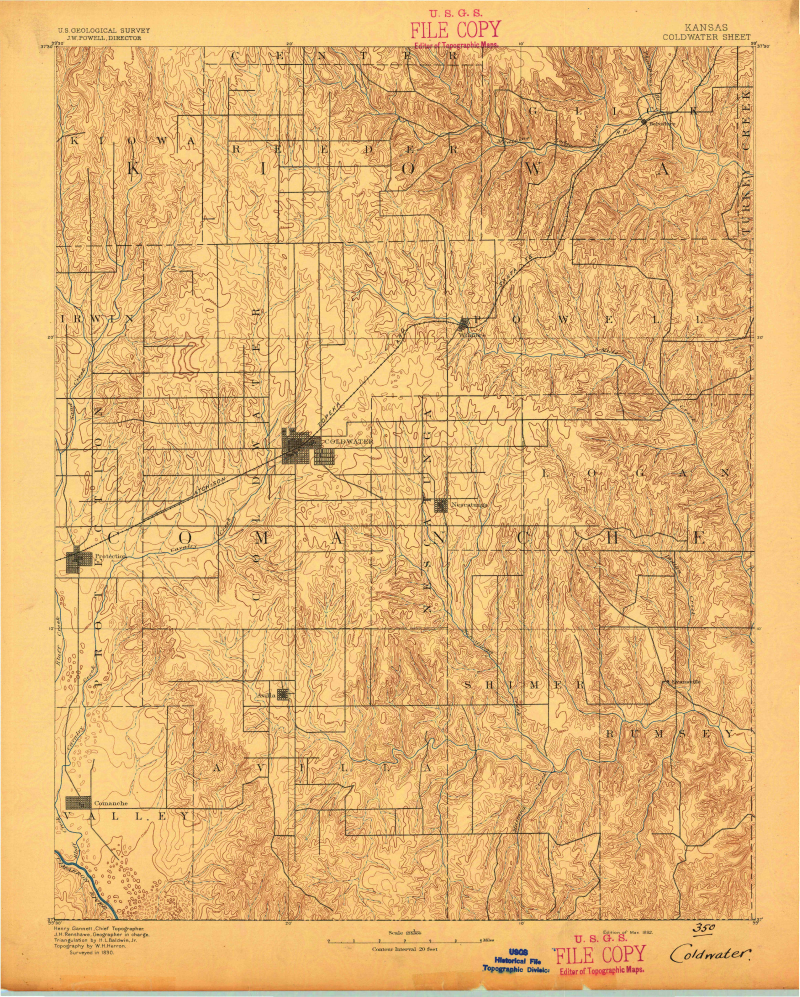
#> input picture data/KS_Coldwater_802112_1892_125000.jpg, 2398 x 2990 px (shown at 1/3 size)
$ python -i Helper.py   (imports and definitions only)
#> lines starting #> are read from the running program, lines starting #| are printed output that depends on the picture
import copy
import json
import math
import os
import re
from collections import deque

import cv2
import numpy as np
import pylab
from matplotlib import pyplot as plt

from function.CoNop import CoNop
from function.ImageHelper import ImageHelper

class STMExtract:
    @staticmethod
    def connnect_ctl(img, distance=70, step=10, num=3):
        # img = cv2.cvtColor(img, cv2.COLOR_BGR2GRAY)
        _, pruning_img = cv2.threshold(img, 128, 255, cv2.THRESH_BINARY)

        before_drawed_image = copy.deepcopy(pruning_img)
        endpoints = ImageHelper.detect_endpoints(pruning_img)
        endpoints = [list(t) for t in endpoints]
        print(endpoints)

        # [10 lines of commented-out code are left out]
        count = 0
        while (count < 1):
            match_points_pairs = []
            relative_points_new = copy.deepcopy(endpoints)
            for point in relative_points_new:
                point.append(False)

            for point in relative_points_new:
                if point[0] == 1087 and point[1] == 386:
                    print(1)
                if not point[2]:
                    match_point = ImageHelper.connectCtl_allmap(point, pruning_img, endpoints, distance, step)
                    if match_point != (-1, -1):
                        drawed_image, line_image = ImageHelper.draw_line_on_binary_image_two_step(before_drawed_image,
                                                                                                  point[:2], match_point)
                        # drawed_image, line_image = ImageHelper.draw_spline_polyline(point[:2], match_point, before_drawed_image)
                        result_image = cv2.bitwise_or(line_image, before_drawed_image)

                        # 进行按位与运算,判断是否与原图(注意是与没有连接的原图)相交
                        count_ones = np.prod(result_image.shape) - np.count_nonzero(result_image)  # 统计像素值为0的数量
                        if count_ones <= num:
                            match_points_pairs.append((point[:2], match_point))

                        before_drawed_image = drawed_image
                        point[2] = True
            before_drawed_image = copy.deepcopy(pruning_img)

            # points补充
            # pairs = [((),()),((),()),((),()),((),())]
            # for pair in pairs:
            #     match_points_pairs.append(pair)

            # 找到共用同一个点的线
            result = STMExtract.find_shared_point_pairs(match_points_pairs)
            print(result)
            for pair in result:
                for item in pair:
                    if item in match_points_pairs:
                        match_points_pairs.remove(item)

            for pair in result:
                # share_point = find_shared_point(pair)
                target_index = -1
                num = 0
                new_cost = 99999
                for index_p, item in enumerate(pair):
                    cost = STMExtract.calculater_angle(item, before_drawed_image)
                    if cost < new_cost:
                        target_index = index_p
                        new_cost = cost
                    num += 1
                match_points_pairs.append(pair[target_index])

            unique_pairs = set()
            unique_points = []
            for pair in match_points_pairs:
                sorted_pair = tuple(sorted(map(tuple, pair)))
                if sorted_pair not in unique_pairs:
                    unique_pairs.add(sorted_pair)
                    unique_points.append(pair)

            # 根据匹配的线对画图
            for line in unique_points:
                # drawed_image, line_image = ImageHelper.draw_line_on_binary_image_two_step( before_drawed_image, line[0], line[1])
                drawed_image, line_image = ImageHelper.draw_spline_polyline(line[0], line[1], before_drawed_image)
                if drawed_image is not None:
                    before_drawed_image = drawed_image

            print(match_points_pairs)

            # [32 lines of commented-out code are left out]

            count += 1

            # [6 lines of commented-out code are left out]
            result_image = STMExtract.compare_and_show(pruning_img, before_drawed_image)
            # result_image = STMExtract.compare_and_show(pruning_img, best)
            return result_image

    # [136 lines left out: functions find_shared_point_pairs, calculater_angle, find_point_in_line, find_path_with_step_limit, calculate_angle, read_and_binarize_image and 1 more, not called in this run]

>>> import cv2
>>> picture = cv2.imread('../data/KS_Coldwater_802112_1892_125000.jpg')
#> picture is the input picture: shape (2990, 2398, 3); mean B, G, R 115.9, 180.6, 227.1
>>> result = STMExtract().connnect_ctl(picture)
#> in connnect_ctl, `_, pruning_img = cv2.threshold(img, 128, 255, cv2.THRESH_BINARY)`:
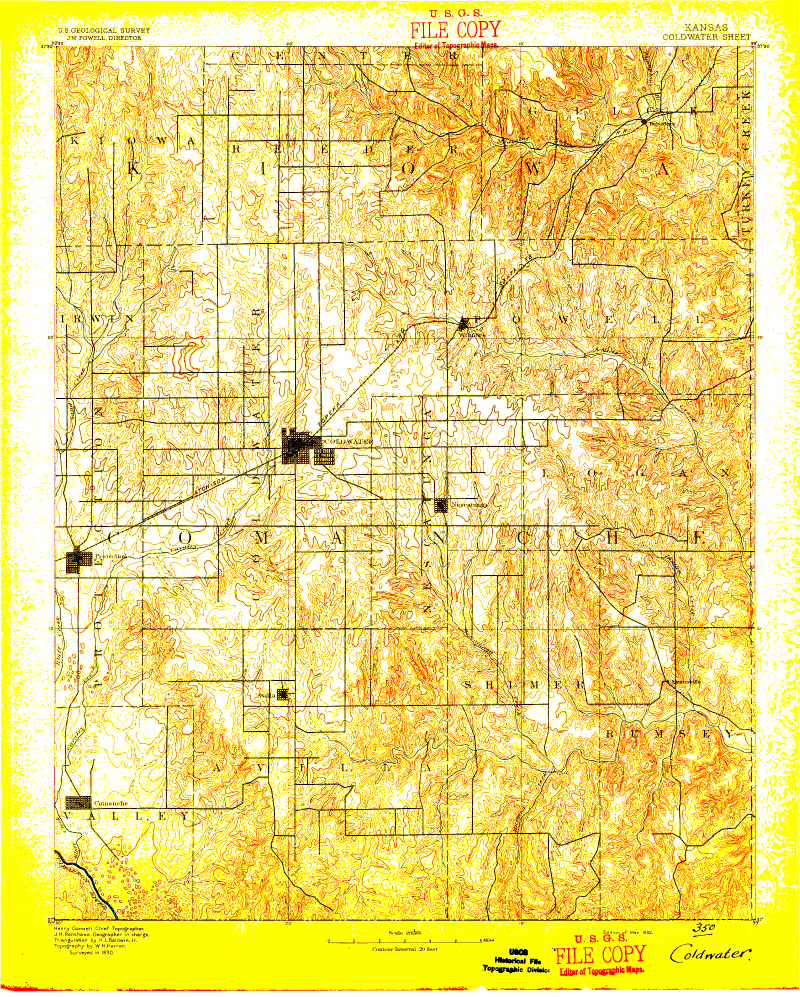
#> pruning_img: shape (2990, 2398, 3) (shown at 1/3 size); mean B, G, R 122.5, 220.5, 244.2
#> (the run stopped early here; a loop or call above may not have finished)
